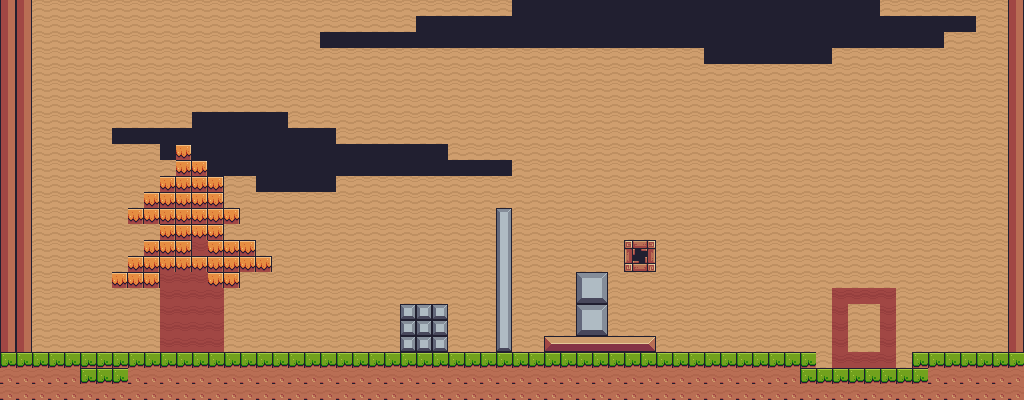

Rendered tile map (Tiled .tmx) drawn with the repository's tilesets; below, a short description and the full map source, tile grids included:
An orthogonal 64x25 tile map with 16x16 px tiles, 1 tile layer (Bg) and 11 objects (10x tabrak, spawnbox).

<map version="1.10" tiledversion="1.10.2" orientation="orthogonal" renderorder="right-down" width="64" height="25" tilewidth="16" tileheight="16" infinite="0" nextlayerid="6" nextobjectid="19">
 <tileset firstgid="1" source="tileset1.tsx" />
 <layer id="1" name="Bg" width="64" height="25">
  <data encoding="csv">
38,38,206,206,206,206,206,206,206,206,206,206,206,206,206,206,206,206,206,206,206,206,206,206,206,206,206,206,206,206,206,206,200,200,200,200,200,200,200,200,200,200,200,200,200,200,200,200,200,200,200,200,200,200,200,206,206,206,206,206,206,206,206,38,
38,38,206,206,206,206,206,206,206,206,206,206,206,206,206,206,206,206,206,206,206,206,206,206,206,206,200,200,200,200,200,200,200,200,200,200,200,200,200,200,200,200,200,200,200,200,200,200,200,200,200,200,200,200,200,200,200,200,200,200,200,206,206,38,
38,38,206,206,206,206,206,206,206,206,206,206,206,206,206,206,206,206,206,206,200,200,200,200,200,200,200,200,200,200,200,200,200,200,200,200,200,200,200,200,200,200,200,200,200,200,200,200,200,200,200,200,200,200,200,200,200,200,200,206,206,206,206,38,
38,38,206,206,206,206,206,206,206,206,206,206,206,206,206,206,206,206,206,206,206,206,206,206,206,206,206,206,206,206,206,206,206,206,206,206,206,206,206,206,206,206,206,206,200,200,200,200,200,200,200,200,206,206,206,206,206,206,206,206,206,206,206,38,
38,38,206,206,206,206,206,206,206,206,206,206,206,206,206,206,206,206,206,206,206,206,206,206,206,206,206,206,206,206,206,206,206,206,206,206,206,206,206,206,206,206,206,206,206,206,206,206,206,206,206,206,206,206,206,206,206,206,206,206,206,206,206,38,
38,38,206,206,206,206,206,206,206,206,206,206,206,206,206,206,206,206,206,206,206,206,206,206,206,206,206,206,206,206,206,206,206,206,206,206,206,206,206,206,206,206,206,206,206,206,206,206,206,206,206,206,206,206,206,206,206,206,206,206,206,206,206,38,
38,38,206,206,206,206,206,206,206,206,206,206,206,206,206,206,206,206,206,206,206,206,206,206,206,206,206,206,206,206,206,206,206,206,206,206,206,206,206,206,206,206,206,206,206,206,206,206,206,206,206,206,206,206,206,206,206,206,206,206,206,206,206,38,
38,38,206,206,206,206,206,206,206,206,206,206,200,200,200,200,200,200,206,206,206,206,206,206,206,206,206,206,206,206,206,206,206,206,206,206,206,206,206,206,206,206,206,206,206,206,206,206,206,206,206,206,206,206,206,206,206,206,206,206,206,206,206,38,
38,38,206,206,206,206,206,200,200,200,200,200,200,200,200,200,200,200,200,200,112,206,206,206,206,206,206,206,206,206,206,206,206,206,206,206,206,206,206,206,206,206,206,206,206,206,206,206,206,206,206,206,206,206,206,206,206,206,206,206,206,206,206,38,
38,38,206,206,206,206,206,206,206,206,200,97,200,200,200,200,200,200,200,200,200,200,200,200,200,200,200,200,206,206,206,206,206,206,206,206,206,206,206,206,206,206,206,206,206,206,206,206,206,206,206,206,206,206,206,206,206,206,206,206,206,206,206,38,
38,38,206,206,206,206,206,206,206,206,206,97,97,200,200,200,200,200,200,200,200,200,200,200,200,200,200,200,200,200,200,200,206,206,206,206,206,206,206,206,206,206,206,206,206,206,206,206,206,206,206,206,206,206,206,206,206,206,206,206,206,206,206,38,
38,38,206,206,206,206,206,206,206,206,97,97,97,97,206,206,112,200,200,200,112,206,206,206,206,206,206,206,206,206,206,206,206,206,206,206,206,206,206,206,206,206,206,206,206,206,206,206,206,206,206,206,206,206,206,206,206,206,206,206,206,206,206,38,
38,38,206,206,206,206,206,206,206,97,97,97,97,97,206,206,206,206,206,206,206,206,206,206,206,206,206,206,206,206,206,206,206,206,206,206,206,206,206,206,206,206,206,206,206,206,206,206,206,206,206,206,206,206,206,206,206,206,206,206,206,206,206,38,
38,38,206,206,206,206,206,206,97,97,97,97,97,97,97,206,206,206,206,206,206,206,206,206,206,206,206,206,206,206,206,104,206,206,206,206,206,206,206,206,206,206,206,206,206,206,206,206,206,206,206,206,206,206,206,206,206,206,206,206,206,206,206,38,
38,38,206,206,206,206,206,206,206,206,97,97,97,97,206,206,206,206,206,206,206,206,206,206,206,206,206,206,206,206,206,126,206,206,206,206,206,206,206,206,206,206,206,206,206,206,206,206,206,206,206,206,206,206,206,206,206,206,206,206,206,206,206,38,
38,38,206,206,206,206,206,206,206,97,97,97,118,97,97,97,206,206,206,206,206,206,206,206,206,206,206,206,206,206,206,126,206,206,206,206,206,206,206,89,91,206,206,206,206,206,206,206,206,206,206,206,206,206,206,206,206,206,206,206,206,206,206,38,
38,38,206,206,206,206,206,206,97,97,97,97,97,97,97,97,97,206,206,206,206,206,206,206,206,206,206,206,206,206,206,126,206,206,206,206,206,206,206,133,135,206,206,206,206,206,206,206,206,206,206,206,206,206,206,206,206,206,206,206,206,206,206,38,
38,38,206,206,206,206,206,97,97,97,118,118,118,97,97,206,206,206,206,206,206,206,206,206,206,206,206,206,206,206,206,126,206,206,206,206,124,125,206,206,206,206,206,206,206,206,206,206,206,206,206,206,206,206,206,206,206,206,206,206,206,206,206,38,
38,38,206,206,206,206,206,206,206,206,118,118,118,118,206,206,206,206,206,206,206,206,206,206,206,206,206,206,206,206,206,126,206,206,206,206,146,147,206,206,206,206,206,206,206,206,206,206,206,206,206,206,118,118,118,118,206,206,206,206,206,206,206,38,
38,38,206,206,206,206,206,206,206,206,118,118,118,118,206,206,206,206,206,206,206,206,206,206,206,123,123,123,206,206,206,126,206,206,206,206,124,125,206,206,206,206,206,206,206,206,206,206,206,206,206,206,118,206,206,118,206,206,206,206,206,206,206,38,
38,38,206,206,206,206,206,206,206,206,118,118,118,118,206,206,206,206,206,206,206,206,206,206,206,123,123,123,206,206,206,126,206,206,206,206,146,147,206,206,206,206,206,206,206,206,206,206,206,206,206,206,118,206,206,118,206,206,206,206,206,206,206,38,
38,38,206,206,206,206,206,206,206,206,118,118,118,118,206,206,206,206,206,206,206,206,206,206,206,123,123,123,206,206,206,148,206,206,13,14,14,14,14,14,15,206,206,206,206,206,206,206,206,206,206,206,118,206,206,118,206,206,206,206,206,206,206,38,
7,7,7,7,7,7,7,7,7,7,7,7,7,7,7,7,7,7,7,7,7,7,7,7,7,7,7,7,7,7,7,7,7,7,7,7,7,7,7,7,7,7,7,7,7,7,7,7,7,7,7,206,118,118,118,118,206,7,7,7,7,7,7,7,
11,11,11,11,11,7,7,7,11,11,11,11,11,11,11,11,11,11,11,11,11,11,11,11,11,11,11,11,11,11,11,11,11,11,11,11,11,11,11,11,11,11,11,11,11,11,11,11,11,11,7,7,7,7,7,7,7,7,11,11,11,11,11,11,
11,11,11,11,11,11,11,11,11,11,11,11,11,11,11,11,11,11,11,11,11,11,11,11,11,11,11,11,11,11,11,11,11,11,11,11,11,11,11,11,11,11,11,11,11,11,11,11,11,11,11,11,11,11,11,11,11,11,11,11,11,11,11,11
</data>
 </layer>
 <objectgroup id="4" name="Spawnpoint" class="spawn">
  <object id="4" name="spawnbox" type="spawnbox" x="120" y="280" width="32" height="32" />
 </objectgroup>
 <objectgroup id="5" name="hitboxes" class="collision">
  <object id="6" type="tabrak" x="-1.33333" y="1.33333" width="34.6667" height="396" />
  <object id="7" type="tabrak" x="10" y="354" width="804" height="46" />
  <object id="8" type="tabrak" x="816" y="370" width="96" height="32" />
  <object id="9" type="tabrak" x="912" y="352" width="112" height="50" />
  <object id="10" type="tabrak" x="1008" y="2" width="16" height="352" />
  <object id="11" type="tabrak" x="576" y="272" width="32" height="64" />
  <object id="12" type="tabrak" x="544" y="337" width="112" height="16" />
  <object id="16" type="tabrak" x="497" y="208" width="16" height="144" />
  <object id="17" type="tabrak" x="400" y="304" width="48" height="48" />
  <object id="18" type="tabrak" x="624" y="240" width="32" height="32" />
 </objectgroup>
</map>
